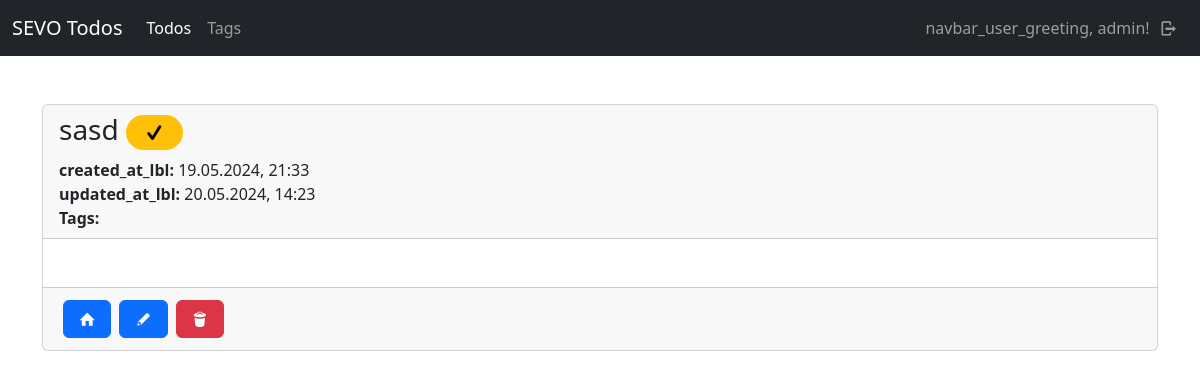
The app's page /todos/detail/7 (signed in), older data.
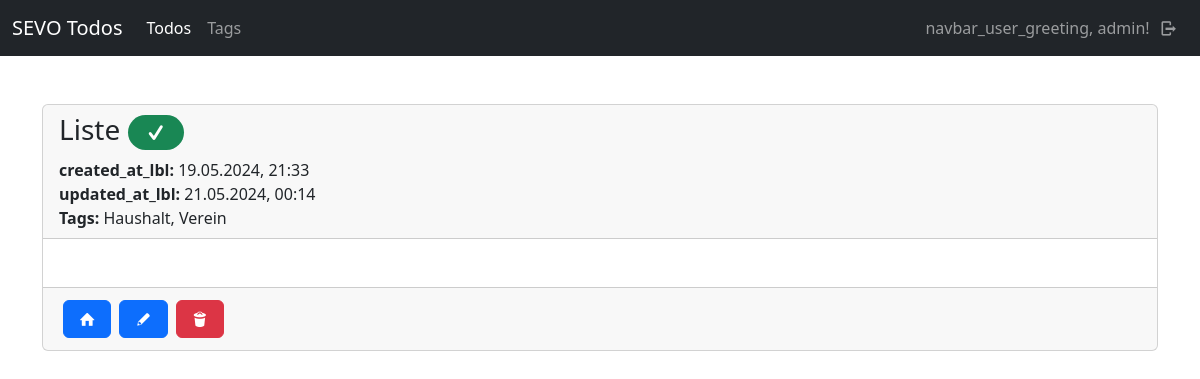
The same page, newer data.
### todos/models.py (models this page shows, shortened)
class Todo(models.Model):
    user = models.ForeignKey(User, on_delete=models.CASCADE)
    title = models.CharField(max_length=255)
    content = tinymce_models.HTMLField()
    tags = models.ManyToManyField(Tag, blank=True)
    done = models.BooleanField(default=False)
    created_at = models.DateTimeField(auto_now_add=True)
    updated_at = models.DateTimeField(auto_now=True)
    class Meta:
        ordering = ["-updated_at"]
    def get_tags_str(self):
        tags = self.tags.all()
        tags_list = [tag.name for tag in tags]
        return ", ".join(tags_list)

class Tag(models.Model):
    user = models.ForeignKey(User, on_delete=models.CASCADE)
    name = models.CharField(max_length=100)
    class Meta:
        ordering = ["name"]

### todos/views/todo_views.py (the view)
# urls.py: path("detail/<int:id>", todo_views.detail, name="todos-detail"),
def detail(request, id):
    if not request.user.is_authenticated:
        return helpers.not_auth_redirect()
    current_user = request.user
    todo = get_object_or_404(models.Todo, id=id, user=current_user)
    return render(request, "todos/todo/detail.html", {
        "title": _("todos_detail_title"),
        "todo": todo
    })

### todos/templates/todos/todo/detail.html (shortened to what this page needs)
{% extends "base_main.html" %}
{% load i18n %}
{% block main %}
    <div class="card">
        <div class="card-header">
            <h3>{{ todo.title }}
                <span class="badge rounded-pill {% if todo.done %}text-bg-success{% else %}text-bg-warning{% endif %}">
                    <i class="demo-icon icon-check"></i>
                </span>
            </h3>
            <div>
                <strong>{% trans "created_at_lbl" %}:</strong> {{ todo.created_at|date:"d.m.Y, H:i" }}
            </div>
            <div>
                <strong>{% trans "updated_at_lbl" %}:</strong> {{ todo.updated_at|date:"d.m.Y, H:i" }}
            </div>
            <div>
                <strong>Tags:</strong>
                {{ todo.get_tags_str}}
            </div>
        </div>
        <div class="card-body">
        </div>
        <div class="card-footer">
            <div class="d-flex justify-content-start align-content-center">
                <a class="d-block btn btn-primary d-block m-1" href="{% url "todos-index" %}"><i class="demo-icon icon-home"></i></a>
                <a class="btn btn-primary d-block m-1" href="{% url "todos-update" id=todo.id %}"><i class="demo-icon icon-pencil"></i></a>
                <a class="btn btn-danger d-block m-1" href="{% url "todos-delete" id=todo.id %}"><i class="demo-icon icon-trash"></i></a>
            </div>
        </div>
    </div>
{%  endblock %}

Row changes from the older to the newer data that the page shows:
changed Todo: title "sasd" → "Liste"; done False → True (drawn); updated_at "20.05.2024, 14:23" → "21.05.2024, 00:14"; get_tags_str (not shown) → "Haushalt, Verein"
